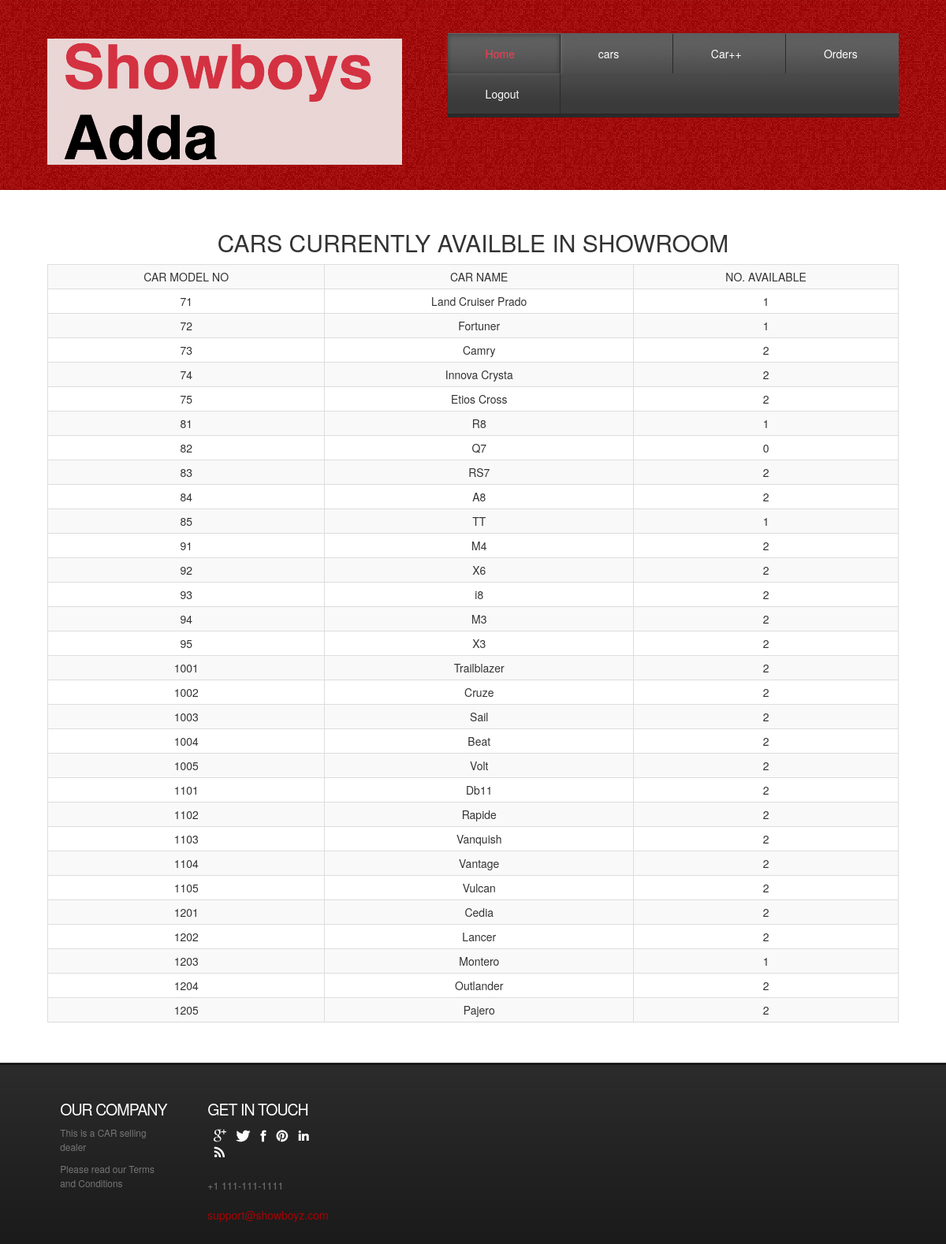
The page /admin/admincars.php (signed in) on the database its author committed.
### tables this page shows
CREATE TABLE `model` (
  `model` int(11) NOT NULL,
  `m_id` int(11) NOT NULL,
  `name` varchar(20) NOT NULL,
  `year` year(4) NOT NULL,
  `cost` int(15) NOT NULL
);

### admin/admincars.php (the view, shortened to what this page needs)
<!DOCTYPE HTML>
<html>
<head>
<link href="css/style.css" rel="stylesheet" type="text/css" media="all" />
<link rel="stylesheet" href="https://maxcdn.bootstrapcdn.com/bootstrap/3.3.7/css/bootstrap.min.css">
</head>
<body>
<div class="header">
<div class="wrap">
	<div class="header-bot">
		 <div class="logo">
			 <a href="index.html"><img src="../images/logo.png" alt="" style="width:450px; height: 160px;"></a>
		 </div>
		 <div class="cart">
		    <div class="menu-main">
			   <ul class="dc_css3_menu">
					<li class="active"><a href="admin.php">Home</a></li>
					 <li><a href="admincars.php">cars</a></li>
                     <li><a href="adminaddcar.php">Car++</a></li>
                     <li><a href="adminorders.php">Orders</a></li>
                     <li><a href="adminlogout.php">Logout</a></li>
		     	</ul>
			</div>
		</div>
	   </div>
	  </div>
</div>
<div class="header-bottom">
	<div class="wrap">
		<div class="page-not-found">
			<div class="text-center">
          <h2>CARS CURRENTLY AVAILBLE IN SHOWROOM
          </h2>
        </div>
        <div class="container-fluid row">
            <div class="col-md-3"></div>
          <div class="s">
                  <table class="table table-bordered table-responsive table-striped table-hover table-condensed text-center " >
                    <tr>
                        <th class = "text-center">CAR MODEL NO</th>
                        <th class = "text-center">CAR NAME</th>
                        <th class = "text-center">NO. AVAILABLE</th>
                     </tr>
                              <?php
                                 $db=mysqli_connect("localhost","root","","car_showroom");
                                    $getcars= mysqli_query($db, "SELECT * from model");
                                    $numrows3 =mysqli_num_rows($getcars);
                                    if($numrows3 !=0)
                                    {
                                        while($row3=mysqli_fetch_assoc($getcars))
                                        {
                                                        $dbmodelno=$row3['model'];
                                                         $dbmodelname=$row3['name'];
                                                $getcarnumbers = mysqli_query($db, "SELECT * from car where model = '".$dbmodelno."'");
                                                $numrows2 =mysqli_num_rows($getcarnumbers);
                                                            echo "<tr>" ;
                                                            echo "<td>$dbmodelno</td>";
                                                           echo "<td>$dbmodelname</td>";
                                                           echo "<td> $numrows2</td>";
                                                            echo" </tr>";
                                        }
                                    }
                            ?>
                   </table>
          </div>
            <div class="col-md-3"></div>
        </div>
		</div>
	</div>
</div>
<div class="footer">
	<div class="wrap">
	   <div class="footer-top">
				<div class="col_1_of_5 span_1_of_5">
					<div class="footer-grid twitts">
					<h3>Our Company</h3>
						<div class="f_menu">
							 <ul>
						          <li>This is a CAR selling dealer</li>
						     	  <li>Please read our Terms and Conditions </li>
						     </ul>
						</div>
				   </div>
				</div>
				<div class="col_1_of_5 span_1_of_5">
					<div class="footer-grid twitts">
						<h3>Get in touch</h3>
						<ul class="follow_icon">
							<li><a href="#" style="opacity: 1;"><img src="images/follow_icon.png" alt=""></a></li>
							<li><a href="#" style="opacity: 1;"><img src="images/follow_icon1.png" alt=""></a></li>
							<li><a href="#" style="opacity: 1;"><img src="images/follow_icon2.png" alt=""></a></li>
							<li><a href="#" style="opacity: 1;"><img src="images/follow_icon3.png" alt=""></a></li>
							<li><a href="#" style="opacity: 1;"><img src="images/follow_icon4.png" alt=""></a></li>
							<li><a href="#" style="opacity: 1;"><img src="images/follow_icon5.png" alt=""></a></li>
						</ul>
						<p>+1 111-111-1111</p>
						<span>support@showboyz.com</span>
					</div>
				</div>
		</div>
	</div>
</div>
</body>
</html>

### rows shown on the page
model: model "71", name "Land Cruiser Prado", numrows2 "1"
model: model "72", name "Fortuner", numrows2 "1"
model: model "73", name "Camry", numrows2 "2"
model: model "74", name "Innova Crysta", numrows2 "2"
model: model "75", name "Etios Cross", numrows2 "2"
model: model "81", name "R8", numrows2 "1"
model: model "82", name "Q7", numrows2 "0"
model: model "83", name "RS7", numrows2 "2"
model: model "84", name "A8", numrows2 "2"
model: model "85", name "TT", numrows2 "1"
model: model "91", name "M4", numrows2 "2"
model: model "92", name "X6", numrows2 "2"
model: model "93", name "i8", numrows2 "2"
model: model "94", name "M3", numrows2 "2"
model: model "95", name "X3", numrows2 "2"
model: model "1001", name "Trailblazer", numrows2 "2"
model: model "1002", name "Cruze", numrows2 "2"
model: model "1003", name "Sail", numrows2 "2"
model: model "1004", name "Beat", numrows2 "2"
model: model "1005", name "Volt", numrows2 "2"
model: model "1101", name "Db11", numrows2 "2"
model: model "1102", name "Rapide", numrows2 "2"
model: model "1103", name "Vanquish", numrows2 "2"
model: model "1104", name "Vantage", numrows2 "2"
model: model "1105", name "Vulcan", numrows2 "2"
model: model "1201", name "Cedia", numrows2 "2"
model: model "1202", name "Lancer", numrows2 "2"
model: model "1203", name "Montero", numrows2 "1"
model: model "1204", name "Outlander", numrows2 "2"
model: model "1205", name "Pajero", numrows2 "2"
